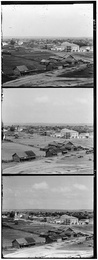
%> input picture Asg1/StarterCode/01040v.jpg, 98 x 260 px, shrunk from 386 x 1024 before the run
$ octave asgn1_starter.m   (GNU Octave 9; MATLAB toolbox functions it lacks are replaced by stand-ins)
%> lines starting %> are read from the running program, lines starting %| are printed output that depends on the picture
### Asg1/StarterCode/alignSingle.m
function aimg = alignSingle(img,B)
% This function is to align img to B using single-scale algorithms
% Output is the aligned version of img
	[h,w] = size(B);
	% TODO: Write your codes for single-scale implementation
	% Initialize variables
    mirror = img; %copy of image
    img = imgradient(img);
    B = imgradient(B);
    Cimg = img;

    MaxScore = inf;
    countNumV = 1;
    countNumH = 1;
	% Output aimg

    for j=1:h/8
        countNumV = 1;
        for i=1:w
        Score = sum((Cimg-B).^2);
            if(sum(Score)<MaxScore)
                MaxScore = sum(Score);
                findVMin = countNumV;
                findHMin = countNumH;
            end
        Cimg = circshift(img,i);
        countNumV = countNumV + 1;
        end
        Cimg = circshift(img,[j,-1]);
        countNumH = countNumH + 1;
    end
    aimg = circshift(mirror,findVMin);
    aimg = circshift(aimg,[findHMin,0]);
   end

### Asg1/StarterCode/asgn1_starter.m
%% CSCI 3290: Assignment 1 Starter Code

% Input glass plate image
 imgname = '01040v.jpg';
% imgname = '01087u.tif';
fullimg = imread(imgname);
%> fullimg is the input picture: size 260x98 uint8; min 0, max 255, mean 149

% Convert to double matrix
fullimg = im2double(fullimg);
%> fullimg: size 260x98 double

% Calculate the height of each part (about 1/3 of total)
ImgH = floor(size(fullimg,1)/3);
%> ImgH = 86

% Separate B-G-R channels
B = fullimg(1:ImgH,:);
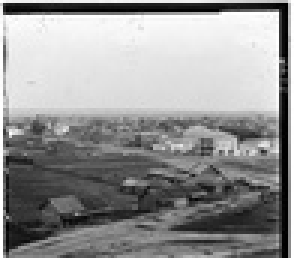
%> B: size 86x98 double (shown 3 times larger); min 0, max 1, mean 0.579
G = fullimg(ImgH+1:ImgH*2,:);
R = fullimg(ImgH*2+1:ImgH*3,:);

%% Align the images
% Functions that might be useful:"circshift", "sum", and "imresize"

tic;   % The Timer starts. To Evalute algorithms' efficiency.

% Write your codes here.
% Write your function of alignSingle and alignMulti

 aG = alignSingle(G,B);
%> in alignSingle, `B = imgradient(B);`:
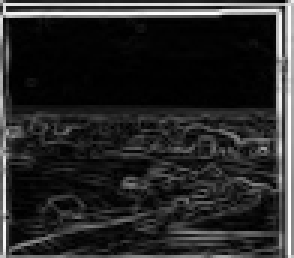
%> B: size 86x98 double (shown 3 times larger); min 0, max 4, mean 0.631; drawn with min black and max white
%> after the loop in alignSingle, `for j=1:h/8`: MaxScore = 2449.7; findHMin = 1; findVMin = 3
 aR = alignSingle(R,B);
% [6 lines of commented-out code are left out]

toc;   % The Timer stops and displays time elapsed.

%% Output Results

% Create a color image (3D array): "cat" command
% For your own code, "G","R" shoule be replaced to "aG","aR"
colorImg = cat(3,aR,aG,B);

% Show the resulting image: "imshow" command
imshow(colorImg);
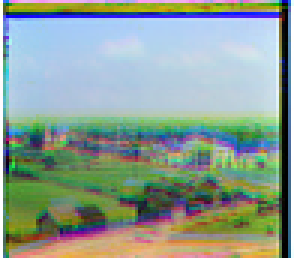
%> displayed picture: size 86x98x3, on the screen's scale of 0 to 255 (shown 3 times larger); mean R, G, B 140.6, 158.5, 147.6

% Save result image to File
imwrite(colorImg,['result-' imgname]);

$ run again, with Asg1/StarterCode/00971v.jpg copied over Asg1/StarterCode/01040v.jpg
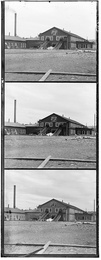
%> input picture Asg1/StarterCode/00971v.jpg, 101 x 260 px, shrunk from 397 x 1024 before the run
%> fullimg is the input picture: size 260x101 uint8; min 0, max 255, mean 168.6
%> fullimg: size 260x101 double
%> in alignSingle, `B = imgradient(B);`:
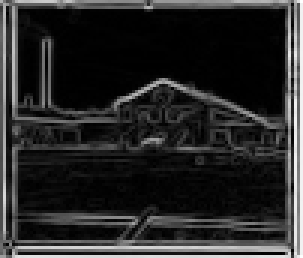
%> B: size 86x101 double (shown 3 times larger); min 1.11e-16, max 4.22, mean 0.671; drawn with min black and max white
%> after the loop in alignSingle, `for j=1:h/8`: MaxScore = 2165; findHMin = 1
%> `imshow(colorImg);`:
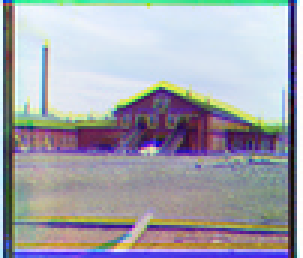
%> displayed picture: size 86x101x3, on the screen's scale of 0 to 255 (shown 3 times larger); mean R, G, B 163.9, 165.4, 174.5

$ run again, with Asg1/StarterCode/00978v.jpg copied over Asg1/StarterCode/01040v.jpg
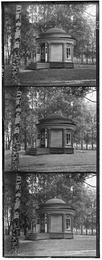
%> input picture Asg1/StarterCode/00978v.jpg, 102 x 260 px, shrunk from 400 x 1024 before the run
%> fullimg is the input picture: size 260x102 uint8; min 0, max 255, mean 106.4
%> fullimg: size 260x102 double
%> in alignSingle, `B = imgradient(B);`:
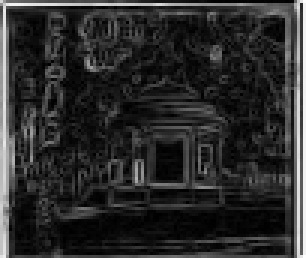
%> B: size 86x102 double (shown 3 times larger); min 0.00555, max 4.2, mean 0.724; drawn with min black and max white
%> after the loop in alignSingle, `for j=1:h/8`: MaxScore = 1825.3; findHMin = 1
%> `imshow(colorImg);`:
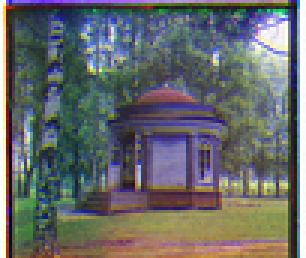
%> displayed picture: size 86x102x3, on the screen's scale of 0 to 255 (shown 3 times larger); mean R, G, B 103.5, 106, 106.5

$ run again, with Asg1/StarterCode/01018v.jpg copied over Asg1/StarterCode/01040v.jpg
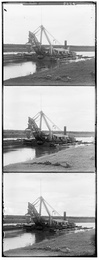
%> input picture Asg1/StarterCode/01018v.jpg, 99 x 260 px, shrunk from 389 x 1024 before the run
%> fullimg is the input picture: size 260x99 uint8; min 0, max 255, mean 177.6
%> fullimg: size 260x99 double
%> in alignSingle, `B = imgradient(B);`:
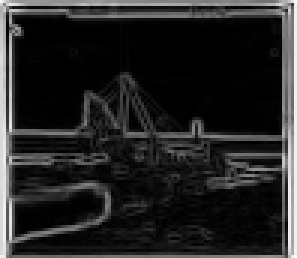
%> B: size 86x99 double (shown 3 times larger); min 0, max 4.23, mean 0.617; drawn with min black and max white
%> after the loop in alignSingle, `for j=1:h/8`: MaxScore = 2070.5; findHMin = 1; findVMin = 2
%> `imshow(colorImg);`:
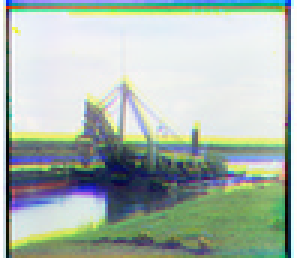
%> displayed picture: size 86x99x3, on the screen's scale of 0 to 255 (shown 3 times larger); mean R, G, B 171, 184.8, 175.3
